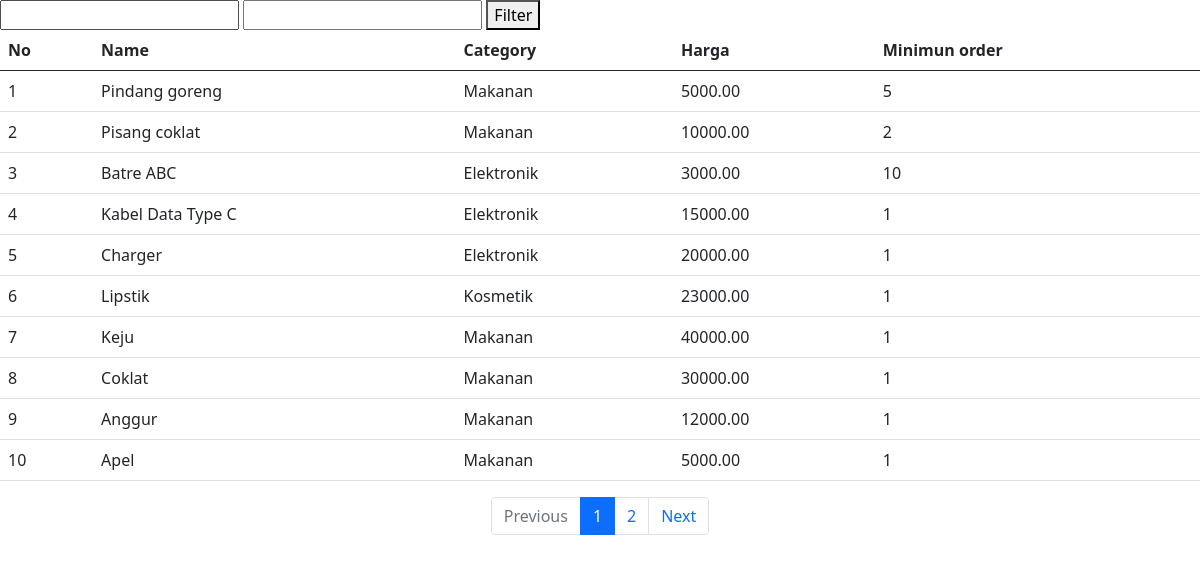
/filter/, run on the app's committed database.
### main/models.py (models this page shows, shortened)
class Product(models.Model):
    product_name = models.CharField(default="product_name", max_length=255)
    product_category_name = models.ForeignKey("main.Category", on_delete=models.CASCADE)
    product_price = models.DecimalField(max_digits=7, decimal_places=2)
    product_condition = models.ForeignKey("main.Condition", on_delete=models.CASCADE)
    product_minimum_order = models.IntegerField()
    product_description = models.TextField()
    product_created_date = models.DateTimeField(auto_now_add=True)

class Category(models.Model):
    category_name = models.CharField(default="category_name", max_length=255)
    def __str__(self):
        return self.category_name

### main/views.py (the view)
# urls.py: path('filter/', views.filter),
def filter(req):
    cek = req.GET.get('price')
    cek1 = req.GET.get('order')
    if cek is not None and cek1 is not None:
        query = models.Product.objects.filter(product_price=cek, product_minimum_order=cek1)
        return render(req, 'filter.html',{
            'data': query,
            })
    query = models.Product.objects.all()
    page = req.GET.get('page', 1)
    paginator = Paginator(query, 10)
    try:
        data = paginator.page(page)
    except PageNotAnInteger:
        data = Paginator.page(1)
    except EmptyPage:
        data = paginator.page(paginator.num_pages)
    return render(req, 'filter.html',{
        'data': data,
        })

### main/templates/filter.html (shortened to what this page needs)
<!DOCTYPE html>
<html lang="en">
<head>
    <link href="https://cdn.jsdelivr.net/npm/bootstrap@5.0.2/dist/css/bootstrap.min.css" rel="stylesheet">
</head>
<body>
    <div>
        <form  method="get">
            <input type="text" name="price" id="" required>
            <input type="text" name="order" id="" required>
            <button type="submit">Filter</button>
        </form>
    </div>
    <div>
        <table class="table">
            <thead>
                <th>No</th>
                <th>Name</th>
                <th>Category</th>
                <th>Harga</th>
                <th>Minimun order</th>
            </thead>
            <tbody>
                {% for d in data %}
                <tr>
                    <td>{{forloop.counter}}</td>
                    <td>{{d.product_name}}</td>
                    <td>{{d.product_category_name}}</td>
                    <td>{{d.product_price}}</td>
                    <td>{{d.product_minimum_order}}</td>
                </tr>
                {% endfor %}
            </tbody>
        </table>
        {% if data.has_other_pages %}
                <ul class="pagination justify-content-center">
                    {% if data.has_previous %}
                        <li class="page-item">
                            <a class="page-link" href="/filter/?page={{data.previous_page_number}}">
                                <i class="fa fa-angle-left"></i>
                                <span class="sr-only">Previous</span>
                            </a>
                        </li>
                    {% else %}
                        <li class="page-item disabled">
                            <a class="page-link" href="#" tabindex="-1">
                            <span class="sr-only">Previous</span>
                            </a>
                        </li>
                    {% endif %}
                    {% for i in data.paginator.page_range %}
                        {% if data.number == i %}
                            <li class="page-item active">
                                <span class="page-link">{{i}}</span>
                            </li>
                        {% elif i > data.number|add:-10 and i < data.number|add:10 %}
                            <li class="page-item">
                                <a class="page-link" href="/filter/?page={{i}}">
                                    {{i}}
                                </a>
                            </li>
                        {% endif %}
                    {% endfor %}
                    {% if data.has_next %}
                        <li class="page-item">
                            <a class="page-link" href="/filter/?page={{data.next_page_number}}">
                                <span class="sr-only">Next</span>
                            </a>
                        </li>
                    {% endif %}
                </ul>
                {% endif %}
    </div>
</body>
</html>

### data on the page
Product: product_name "Pindang goreng", product_category_name "Makanan", product_price "5000.00", product_minimum_order "5"
Product: product_name "Pisang coklat", product_category_name "Makanan", product_price "10000.00", product_minimum_order "2"
Product: product_name "Batre ABC", product_category_name "Elektronik", product_price "3000.00", product_minimum_order "10"
Product: product_name "Kabel Data Type C", product_category_name "Elektronik", product_price "15000.00", product_minimum_order "1"
Product: product_name "Charger", product_category_name "Elektronik", product_price "20000.00", product_minimum_order "1"
Product: product_name "Lipstik", product_category_name "Kosmetik", product_price "23000.00", product_minimum_order "1"
Product: product_name "Keju", product_category_name "Makanan", product_price "40000.00", product_minimum_order "1"
Product: product_name "Coklat", product_category_name "Makanan", product_price "30000.00", product_minimum_order "1"
Product: product_name "Anggur", product_category_name "Makanan", product_price "12000.00", product_minimum_order "1"
Product: product_name "Apel", product_category_name "Makanan", product_price "5000.00", product_minimum_order "1"

### other printed values
{{ i }} "1"
{{ i }} "2"
